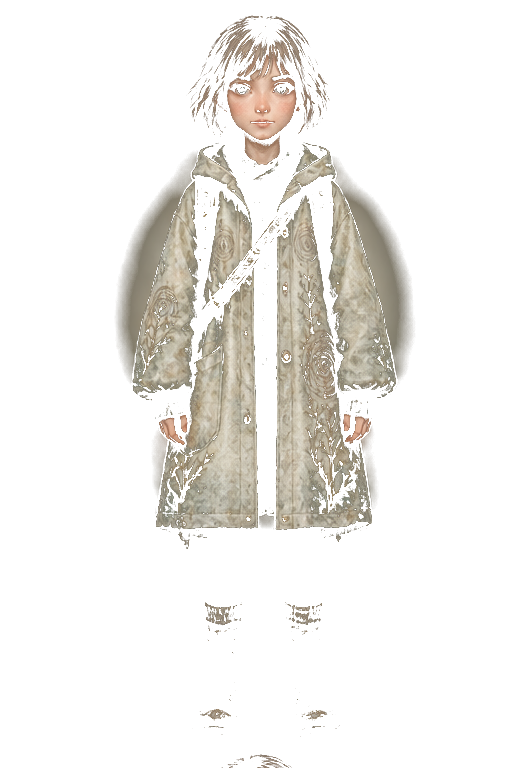
#> input picture Projects/novels-les-zabyvshiy-tropy/Assets/Characters/лада/view/whole/ringcoat/main.png, 512 x 768 px, found by its file name
$ python apply_character_masks.py
#> lines starting #> are read from the running program, lines starting #| are printed output that depends on the picture
#!/usr/bin/env python3
"""Apply reviewed per-character masks without changing any RGB pixels."""

from __future__ import annotations

import hashlib
import json
from pathlib import Path

import numpy as np
from PIL import Image, ImageDraw


ART_DIR = Path(__file__).resolve().parent
STORY_DIR = ART_DIR.parents[1]
CHARACTERS_DIR = STORY_DIR / "Assets" / "Characters"
MASKS_DIR = ART_DIR / "masks"

CHARACTERS = {
    "maincharacter": CHARACTERS_DIR / "maincharacter/view/whole/fieldcoat",
    "asya": CHARACTERS_DIR / "ася/view/whole/forester",
    "lada": CHARACTERS_DIR / "лада/view/whole/ringcoat",
    "filya": CHARACTERS_DIR / "филя/view/whole/windbreaker",
    "yar": CHARACTERS_DIR / "яр/view/whole/trailjacket",
}


def sha256(path: Path) -> str:
    return hashlib.sha256(path.read_bytes()).hexdigest()


def main() -> None:
    report: dict[str, object] = {
        "method": "reviewed per-character alpha mask; original RGB preserved byte-for-byte after decode",
        "characters": {},
    }
    proof = Image.new("RGB", (1024, 768 * len(CHARACTERS)), (0, 0, 0))
#> proof: PIL image 1024x3840 RGB; every value is 0
    draw = ImageDraw.Draw(proof)
    variants_proof = Image.new("RGB", (1024, 384 * len(CHARACTERS)), (0, 0, 0))
#> variants_proof: PIL image 1024x1920 RGB; every value is 0
    variants_draw = ImageDraw.Draw(variants_proof)

    for row, (selector, directory) in enumerate(CHARACTERS.items()):
        entries = []
        image_paths = sorted(directory.glob("*.png"))
        for column, image_path in enumerate(image_paths):
            mask_path = MASKS_DIR / f"{selector}__{image_path.stem}.png"
            mask = Image.open(mask_path).convert("L")
            if mask.size != (512, 768):
                raise ValueError(f"Unexpected mask dimensions: {mask_path} {mask.size}")
            before = Image.open(image_path).convert("RGBA")
            before_pixels = np.asarray(before).copy()
            if before.size != mask.size:
                raise ValueError(f"Unexpected sprite dimensions: {image_path} {before.size}")
            before_hash = sha256(image_path)
            repaired = before.copy()
            repaired.putalpha(mask)
            repaired.save(image_path, optimize=True)
            after_pixels = np.asarray(Image.open(image_path).convert("RGBA"))
            if not np.array_equal(before_pixels[:, :, :3], after_pixels[:, :, :3]):
                raise RuntimeError(f"RGB changed while repairing {image_path}")
            entries.append({
                "file": image_path.name,
                "mask": str(mask_path.relative_to(STORY_DIR)),
                "before_sha256": before_hash,
                "after_sha256": sha256(image_path),
                "rgb_preserved": True,
            })
            preview = repaired.resize((256, 384), Image.Resampling.LANCZOS)
            background = (28, 31, 35) if column % 2 == 0 else (238, 238, 234)
            composed = Image.new("RGBA", preview.size, background + (255,))
            composed.alpha_composite(preview)
            variants_proof.paste(composed.convert("RGB"), (column * 256, row * 384))
            variants_draw.text(
                (column * 256 + 6, row * 384 + 6),
                f"{selector}/{image_path.stem}",
                fill=(255, 70, 70),
            )

        neutral = Image.open(directory / "main.png").convert("RGBA")
#> neutral is the input picture: PIL image 512x768 RGBA; mean R, G, B, A 73.5, 67.5, 57.8, 45.8
        for column, background in enumerate(((28, 31, 35), (238, 238, 234))):
            composed = Image.new("RGBA", neutral.size, background + (255,))
            composed.alpha_composite(neutral)
            proof.paste(composed.convert("RGB"), (column * 512, row * 768))
#> this loop made 2 passes
#> pass 1, in main, `composed = Image.new("RGBA", neutral.size, background + (255,))`:
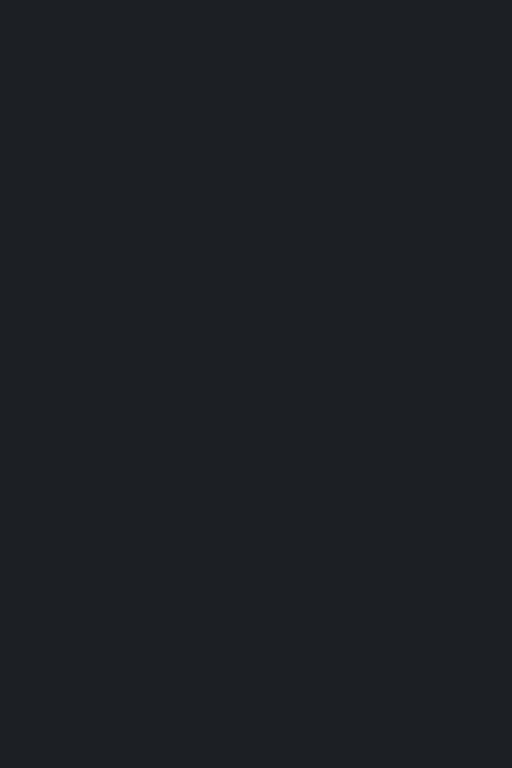
#> composed: PIL image 512x768 RGBA; mean R, G, B, A 28, 31, 35, 255
#> after the loop:
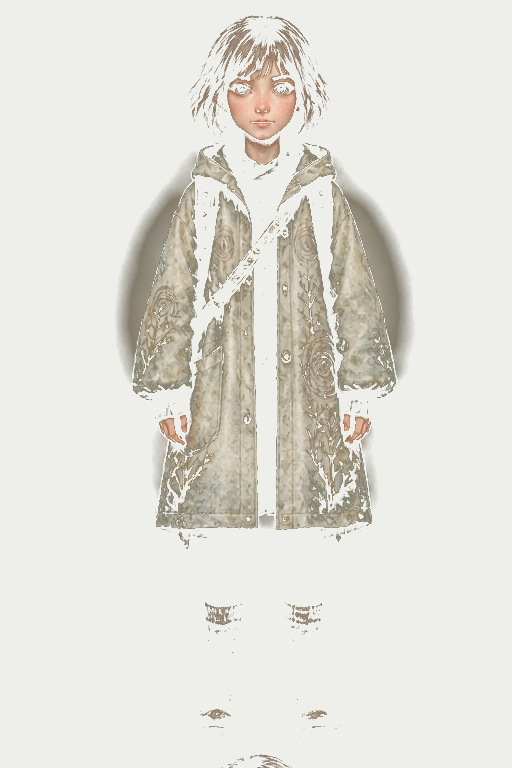
#> composed: PIL image 512x768 RGBA; mean R, G, B, A 226, 224.1, 217.3, 255
#> after the loop:
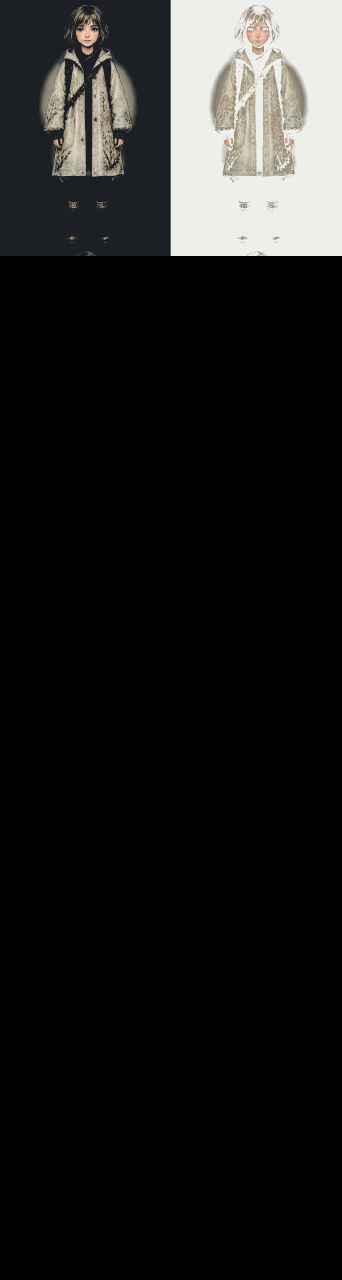
#> proof: PIL image 1024x3840 RGB (shown at 1/3 size); mean R, G, B 28, 27.8, 27.1
        draw.text((8, row * 768 + 8), selector, fill=(255, 70, 70))
        neutral_mask_path = MASKS_DIR / f"{selector}__main.png"
#> (the run stopped early here; a loop or call above may not have finished)
